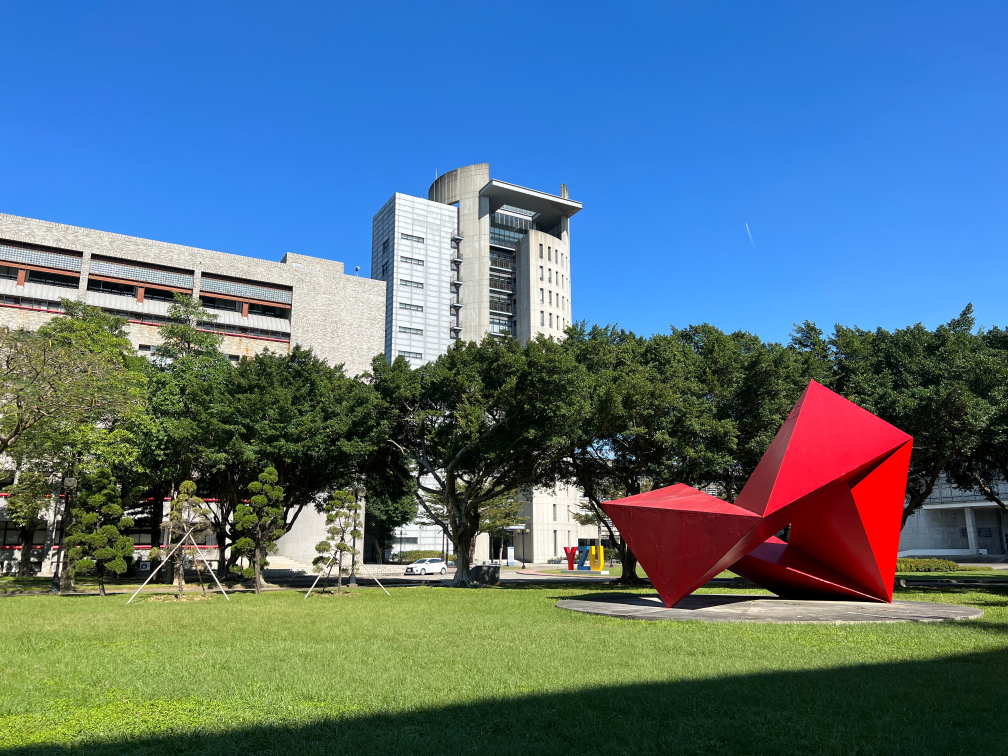
#> input picture assignment1/image/yzu1.jpg, 4032 x 3024 px, found by its file name (shown at 1/4 size)
$ python 1093338hw1.py
#> lines starting #> are read from the running program, lines starting #| are printed output that depends on the picture
import cv2           # import OpenCV Function Library
import numpy as np   # import Numpy Function Library

folder_path = str(input('input image folder path:'))  # folder path
#> the answer given: image
file_name = str(input('input image filename:'))
#> the answer given: image/yzu1.jpg
target_width = int(input('target image Width:'))  #set the target image width
#> the answer given: 100
target_height = int(input('target image Height:')) #set the target image height
#> the answer given: 100

scale_factor = 0.2  # set the scale factor
img = cv2.imread(folder_path + file_name)  # read image
#> img is the input picture: shape (3024, 4032, 3); mean B, G, R 129.3, 113, 85.6
img = cv2.resize(img, None, fx = scale_factor, fy = scale_factor, interpolation = cv2.INTER_AREA) # resize image
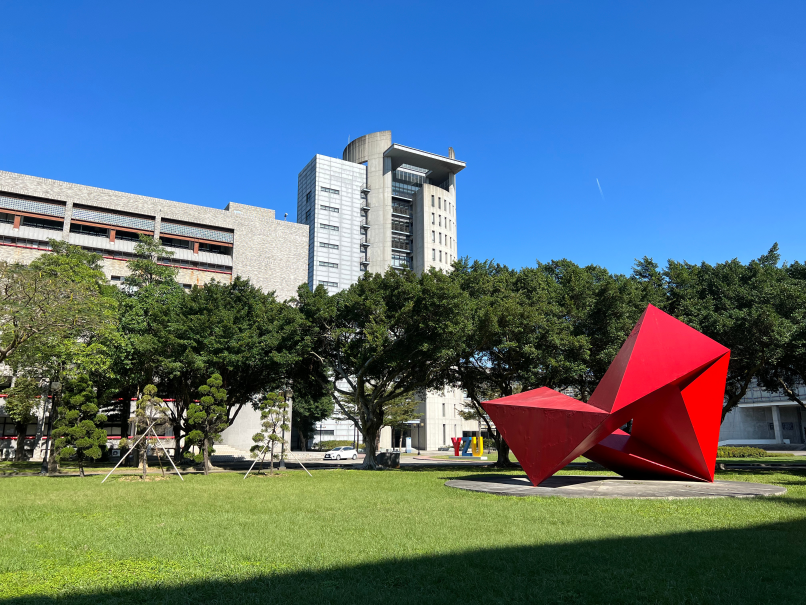
#> img: shape (605, 806, 3); mean B, G, R 129.3, 113, 85.6
cv2.imshow('1093338HW1_preview',img)        # open window to show the image

copy_img = img.copy()  # copy the image
width = copy_img.shape[1]
#> width = 806
height = copy_img.shape[0]
#> height = 605
set_X = 0
set_Y = 0

def crop_function(scale, angle):
    global copy_img, width, height, set_X, set_Y, target_height, target_width
    if scale == 0:
        scale = 1
    copy_img = cv2.resize(img, None, fx = scale/10, fy = scale/10) #Zoom in or out image

    width = copy_img.shape[1]
    height = copy_img.shape[0]
    if angle != 0:
        center = (width // 2, height // 2) #Get the center of the image
        GetRotate = cv2.getRotationMatrix2D(center, angle, 1.0) #Rotate image
        copy_img = cv2.warpAffine(copy_img , GetRotate, (width, height))

    # Draw rectangle
    clear_img = copy_img.copy()
    color = (0, 255, 0)  # Green color
    thickness = 2
    if (set_X + target_width > width):
        set_X = width - target_width

    if (set_Y + target_height > height):
        set_Y = height - target_height

    cv2.rectangle(clear_img, (set_X, set_Y), (set_X + target_width, set_Y + target_height), color, thickness)
    cv2.imshow('1093338HW1_crop', clear_img)

def draw_rect(x, y):
    global set_X, set_Y
    set_X = x
    set_Y = y
    crop_function(cv2.getTrackbarPos('Zoom', '1093338HW1_preview'), cv2.getTrackbarPos('Rotate', '1093338HW1_preview'))


def save_function(save):
    global copy_img, set_X, set_Y
    crop_img = copy_img[set_Y:set_Y + target_height, set_X:set_X + target_width]  # crop image
    if save == 1 :
        cv2.imwrite(folder_path + '1093338HW1_crop.jpg', crop_img)  # save image
        print('Save image successfully')
    else:
        print('Save image failed')

cv2.createTrackbar('Zoom', '1093338HW1_preview', 0, 15, lambda scale: crop_function(scale, cv2.getTrackbarPos('Rotate', '1093338HW1_preview')))
cv2.setTrackbarPos('Zoom', '1093338HW1_preview', 10)
cv2.createTrackbar('Rotate', '1093338HW1_preview', 0, 359, lambda angle: crop_function(cv2.getTrackbarPos('Zoom', '1093338HW1_preview'), angle))
cv2.setTrackbarPos('Rotate', '1093338HW1_preview', 0)

cv2.createTrackbar('intX', '1093338HW1_preview', 0, width, lambda x: draw_rect(x, cv2.getTrackbarPos('intY', '1093338HW1_preview')))
cv2.createTrackbar('intY', '1093338HW1_preview', 0, height, lambda y: draw_rect(cv2.getTrackbarPos('intX', '1093338HW1_preview'), y))

cv2.createTrackbar('Save', '1093338HW1_preview', 0, 1, lambda save :save_function(save))
cv2.setTrackbarPos('Save', '1093338HW1_preview', 0)

while True:
    key = cv2.waitKey(1) & 0xFF
#> (key Esc is pressed here)
    if key == ord('s'): # press 's' to save the image
        save_function(1)
    elif key == 27:  # press 'ESC' to exit
        break
cv2.destroyAllWindows()  # close all windows
